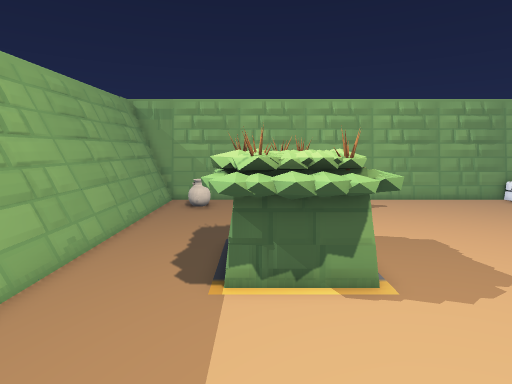
View 1 (above)

16 first-person views from a walk through a level from a Godot 3-D game. The camera is 1.5 m above the floor, tilts 8° down and sees 80° across. The floor is counted in squares, 0.5 m on a side. Each view is taken from the middle of a square. On the plan, view 1 faces up. The plan holds only what a view shows up to about 20 squares ahead; the rest is blank. The place goes on beyond the plan. Some surface patterns are stand-ins.

View 2
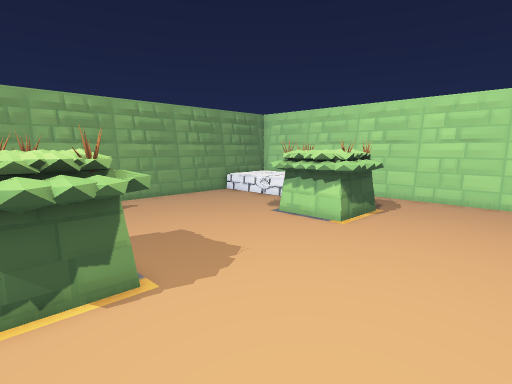

View 3
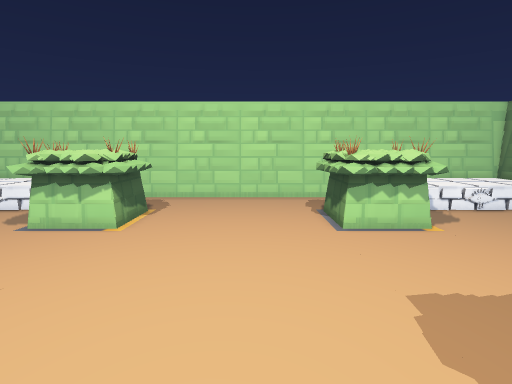

View 4
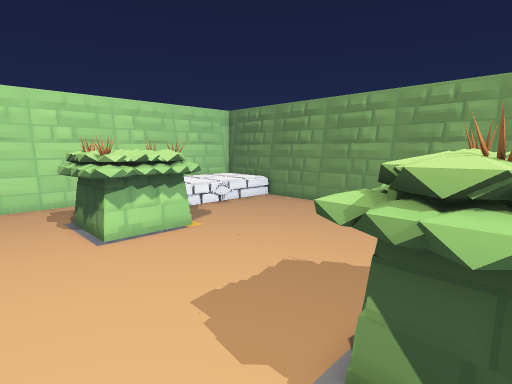

View 5
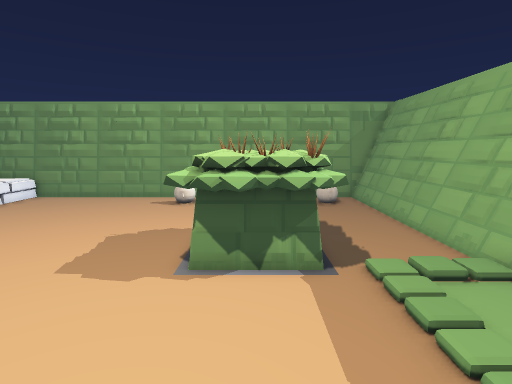

View 6
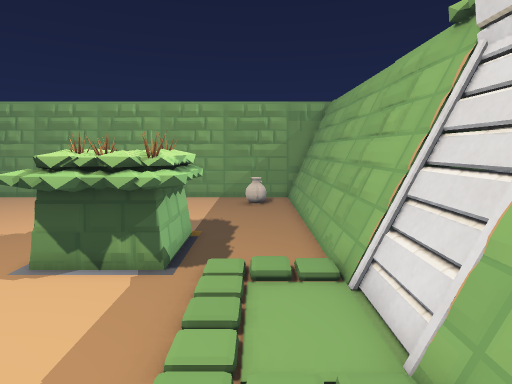

View 7
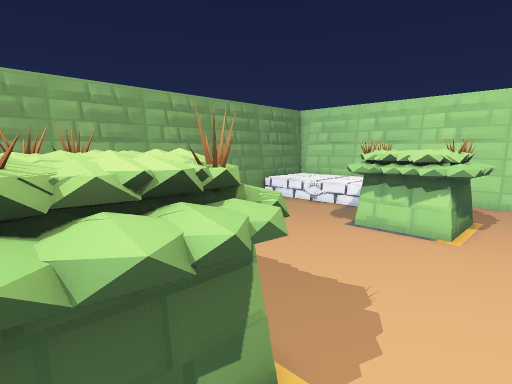

View 8
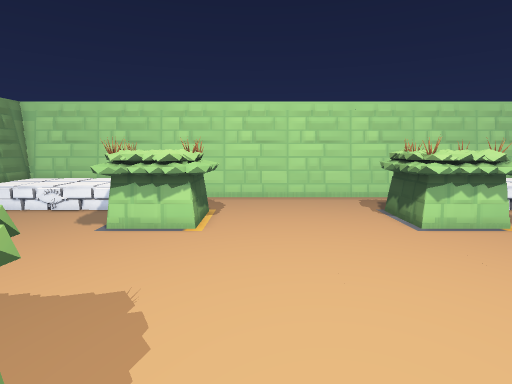

View 9
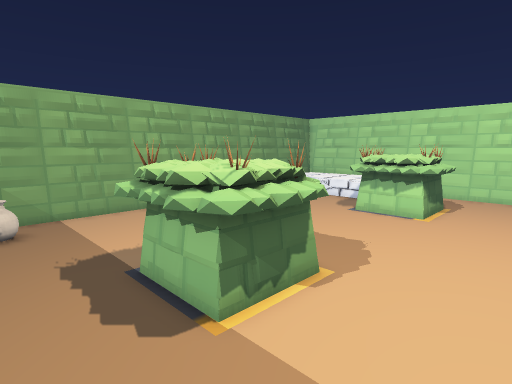

View 10
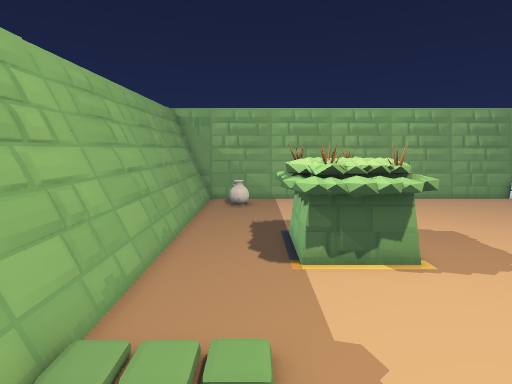

View 11
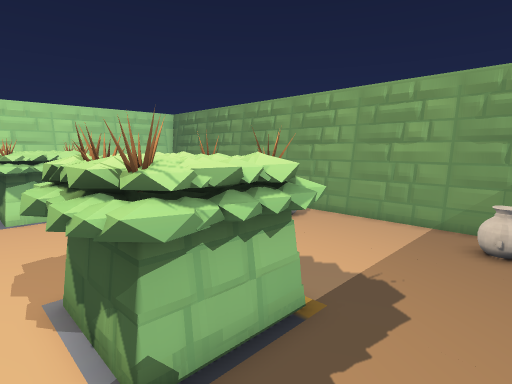

View 12
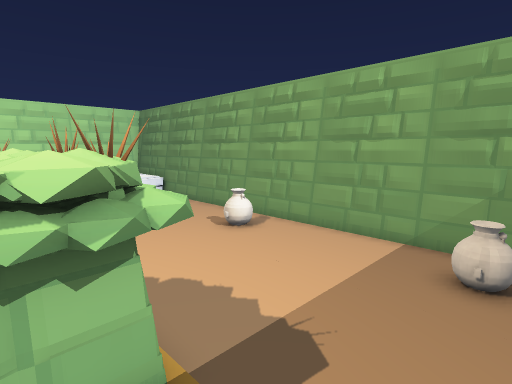

View 13
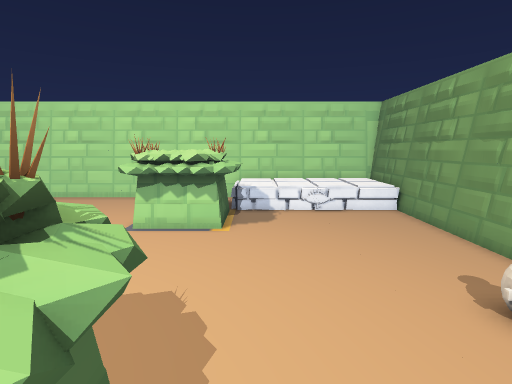

View 14
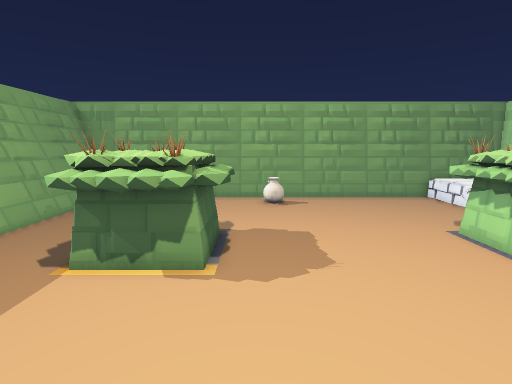

View 15
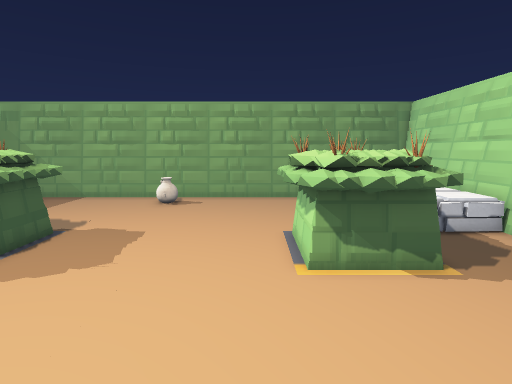

View 16
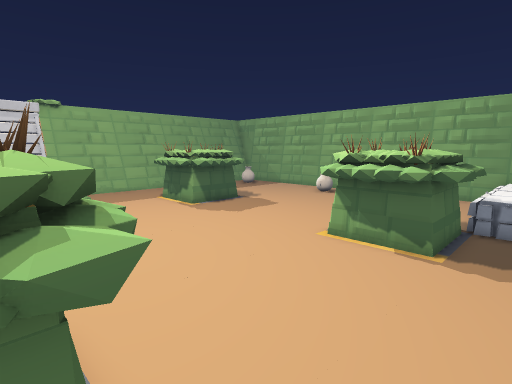

### Floor plan
Key: @ floor where view 1 was taken; # wall or solid block; . floor; / step, stairs or slope; = window, fence, low wall or low ledge; ^ raised ledge; P pot.
Columns run from 6 left of view 1 to 19 right of it. Each row starts with its distance up from view 1.
 18 ##########################
 17 #=...................^^^^#
 16 #=.P.......P.........^^^^#
 15 #=...................^^^^#
 14 #=...................^^^^#
 13 #=...................^^^^#
 12 #=...................^^^^#
 11 #=...................^^^^#
 10 #=...#=^=#.......#=^ #^^^#
  9 #=...^^^^=.......^^^^=...#
  8 #=...^^^^^.......^^^^^...#
  7 #=...^^^^=.......^^^^=...#
  6 #=...##^^#.......##^^#...#
  5 #=.......................#
  4 #=.......................#
  3 #=.......................#
  2 #=///....................#
  1 ##../....................#
  0 #.../.@..................#
 -1 ##../....................#
 -2 #=///#=^=#.......#=^=#...#
 -3 #=...^^^^=.......^^^^=...#
 -4 #=...^^^^^.......^^^     #
 -5 #=...^^^^=.......^^ ^    #
 -6 #=...##^^#.......##^^#^^^#
 -7 #=...................^^^^#
 -8 #=...................^^^^#
 -9 #=...................^^^^#
-10 #=...................^^^^#
-11 #=...................^^^^#
-12 #=.P.......P.........^^^^#
-13 #=...................^^^^#
-14 ##########################

Positions as (right, up) in squares from view 1, and headings:
1: (0, 0), facing up
2: (0, 0), facing up-right
3: (0, 1), facing right
4: (1, 1), facing down-right
5: (1, 5), facing down
6: (-3, 5), facing down
7: (0, 4), facing up-right
8: (0, 4), facing right
9: (-4, 2), facing up-right
10: (-2, -2), facing up
11: (-4, -1), facing down-right
12: (-4, -4), facing down-right
13: (0, -7), facing right
14: (4, -1), facing up
15: (10, -1), facing up
16: (17, -3), facing up-left
